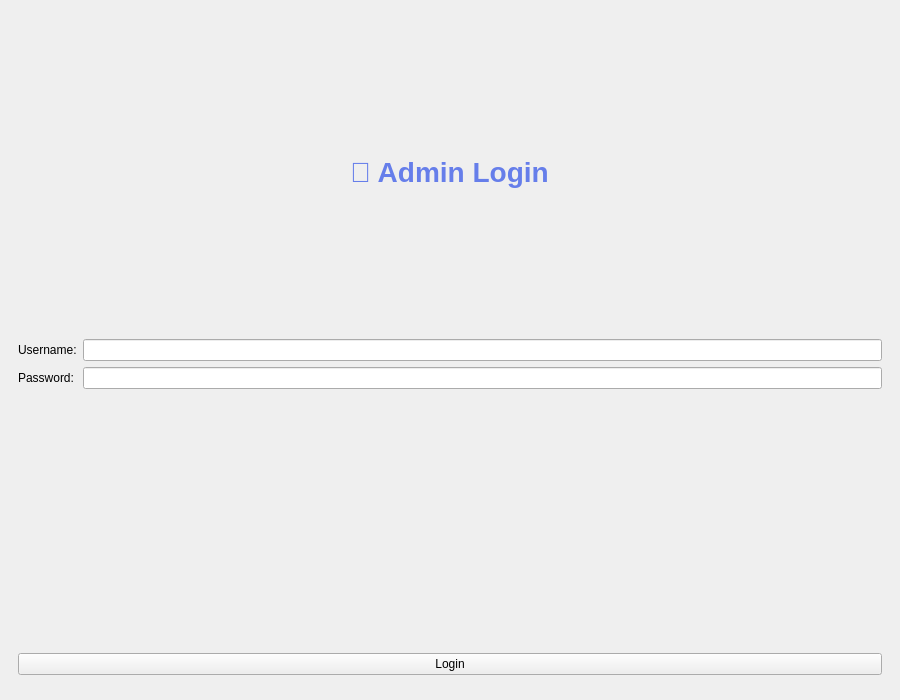
<?xml version="1.0" encoding="UTF-8"?>
<ui version="4.0">
 <class>AdminWindow</class>
 <widget class="QMainWindow" name="AdminWindow">
  <property name="geometry">
   <rect>
    <x>0</x>
    <y>0</y>
    <width>900</width>
    <height>700</height>
   </rect>
  </property>
  <widget class="QWidget" name="centralwidget">
   <layout class="QVBoxLayout" name="verticalLayout">
    <item>
     <widget class="QStackedWidget" name="stackedWidget">
      
      <!-- Page 0: Login -->
      <widget class="QWidget" name="loginPage">
       <layout class="QVBoxLayout" name="loginLayout">
        <item alignment="Qt::AlignHCenter">
         <widget class="QLabel" name="loginTitle">
          <property name="text">
           <string>🔐 Admin Login</string>
          </property>
          <property name="styleSheet">
           <string>font-size: 28px; font-weight: bold; color: #667eea;</string>
          </property>
         </widget>
        </item>
        <item>
         <spacer name="spacer1">
          <property name="orientation"><enum>Qt::Vertical</enum></property>
         </spacer>
        </item>
        <item>
         <layout class="QFormLayout" name="formLayout">
          <item row="0" column="0">
           <widget class="QLabel" name="usernameLabel"><property name="text"><string>Username:</string></property></widget>
          </item>
          <item row="0" column="1">
           <widget class="QLineEdit" name="usernameEdit"/>
          </item>
          <item row="1" column="0">
           <widget class="QLabel" name="passwordLabel"><property name="text"><string>Password:</string></property></widget>
          </item>
          <item row="1" column="1">
           <widget class="QLineEdit" name="passwordEdit">
            <property name="echoMode"><enum>QLineEdit::Password</enum></property>
           </widget>
          </item>
         </layout>
        </item>
        <item>
         <widget class="QPushButton" name="loginButton">
          <property name="text"><string>Login</string></property>
          <property name="minimumHeight"><number>50</number></property>
         </widget>
        </item>
        <item>
         <spacer name="spacer2">
          <property name="orientation"><enum>Qt::Vertical</enum></property>
         </spacer>
        </item>
       </layout>
      </widget>
      
      <!-- Page 1: Menu -->
      <widget class="QWidget" name="menuPage">
       <layout class="QVBoxLayout" name="menuLayout">
        <item alignment="Qt::AlignHCenter">
         <widget class="QLabel" name="menuTitle">
          <property name="text"><string>Admin Menu</string></property>
          <property name="styleSheet">
           <string>font-size: 24px; font-weight: bold; color: #667eea;</string>
          </property>
         </widget>
        </item>
        <item>
         <widget class="QPushButton" name="addQuestionButton">
          <property name="text"><string>➕ Add Question</string></property>
          <property name="minimumHeight"><number>60</number></property>
         </widget>
        </item>
        <item>
         <widget class="QPushButton" name="viewQuestionsButton">
          <property name="text"><string>📋 View Questions</string></property>
          <property name="minimumHeight"><number>60</number></property>
         </widget>
        </item>
        <item>
         <widget class="QPushButton" name="updateQuestionButton">
          <property name="text"><string>✏️ Update Question</string></property>
          <property name="minimumHeight"><number>60</number></property>
         </widget>
        </item>
        <item>
         <widget class="QPushButton" name="deleteQuestionButton">
          <property name="text"><string>🗑️ Delete Question</string></property>
          <property name="minimumHeight"><number>60</number></property>
         </widget>
        </item>
        <item>
         <spacer name="spacer3">
          <property name="orientation"><enum>Qt::Vertical</enum></property>
         </spacer>
        </item>
        <item>
         <widget class="QPushButton" name="logoutButton">
          <property name="text"><string>🚪 Logout</string></property>
          <property name="minimumHeight"><number>50</number></property>
         </widget>
        </item>
       </layout>
      </widget>
      
      <!-- Page 2: Add Question -->
      <widget class="QWidget" name="addPage">
       <layout class="QVBoxLayout" name="addLayout">
        <item>
         <widget class="QLabel" name="addTitle">
          <property name="text"><string>Add Question</string></property>
          <property name="styleSheet">
           <string>font-size: 24px; font-weight: bold; color: #27ae60;</string>
          </property>
         </widget>
        </item>
        <item>
         <layout class="QFormLayout" name="addForm">
          <item row="0" column="0"><widget class="QLabel" name="idLabel"><property name="text"><string>ID:</string></property></widget></item>
          <item row="0" column="1"><widget class="QLineEdit" name="idEdit"/></item>
          <item row="1" column="0"><widget class="QLabel" name="textLabel"><property name="text"><string>Question:</string></property></widget></item>
          <item row="1" column="1"><widget class="QTextEdit" name="textEdit"><property name="maximumHeight"><number>100</number></property></widget></item>
          <item row="2" column="0"><widget class="QLabel" name="optALabel"><property name="text"><string>Option A:</string></property></widget></item>
          <item row="2" column="1"><widget class="QLineEdit" name="optAEdit"/></item>
          <item row="3" column="0"><widget class="QLabel" name="optBLabel"><property name="text"><string>Option B:</string></property></widget></item>
          <item row="3" column="1"><widget class="QLineEdit" name="optBEdit"/></item>
          <item row="4" column="0"><widget class="QLabel" name="optCLabel"><property name="text"><string>Option C:</string></property></widget></item>
          <item row="4" column="1"><widget class="QLineEdit" name="optCEdit"/></item>
          <item row="5" column="0"><widget class="QLabel" name="optDLabel"><property name="text"><string>Option D:</string></property></widget></item>
          <item row="5" column="1"><widget class="QLineEdit" name="optDEdit"/></item>
          <item row="6" column="0"><widget class="QLabel" name="answerLabel"><property name="text"><string>Answer:</string></property></widget></item>
          <item row="6" column="1"><widget class="QComboBox" name="answerCombo"/></item>
         </layout>
        </item>
        <item>
         <layout class="QHBoxLayout" name="buttonLayout">
          <item>
           <widget class="QPushButton" name="saveQuestionButton">
            <property name="text"><string>💾 Save</string></property>
            <property name="minimumHeight"><number>50</number></property>
           </widget>
          </item>
          <item>
           <widget class="QPushButton" name="cancelButton">
            <property name="text"><string>❌ Cancel</string></property>
            <property name="minimumHeight"><number>50</number></property>
           </widget>
          </item>
         </layout>
        </item>
       </layout>
      </widget>
      
      <!-- Page 3: View Questions -->
      <widget class="QWidget" name="viewPage">
       <layout class="QVBoxLayout" name="viewLayout">
        <item>
         <widget class="QLabel" name="viewTitle">
          <property name="text"><string>View Questions</string></property>
          <property name="styleSheet">
           <string>font-size: 24px; font-weight: bold; color: #3498db;</string>
          </property>
         </widget>
        </item>
        <item>
         <widget class="QLabel" name="countLabel">
          <property name="text"><string>Total: 0 questions</string></property>
         </widget>
        </item>
        <item>
         <widget class="QListWidget" name="questionsList"/>
        </item>
        <item>
         <widget class="QPushButton" name="backToMenuButton">
          <property name="text"><string>← Back</string></property>
          <property name="minimumHeight"><number>50</number></property>
         </widget>
        </item>
       </layout>
      </widget>
      
     </widget>
    </item>
   </layout>
  </widget>
 </widget>
 <resources/>
 <connections/>
</ui>
